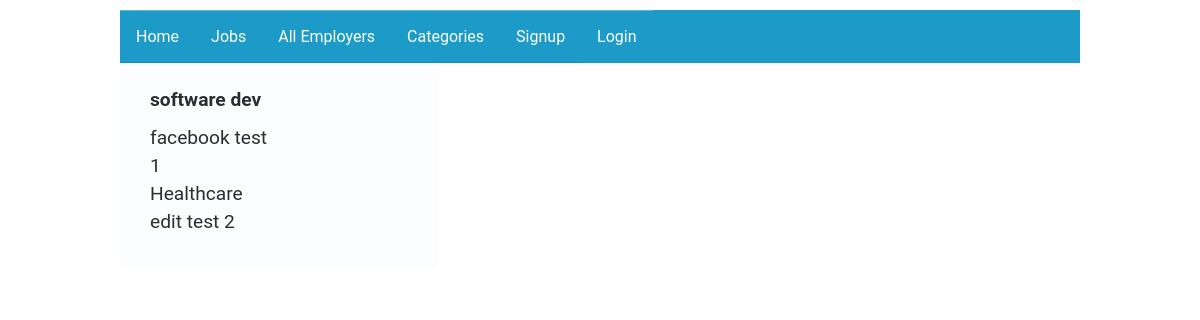
The app's page /job/48/view, older data.
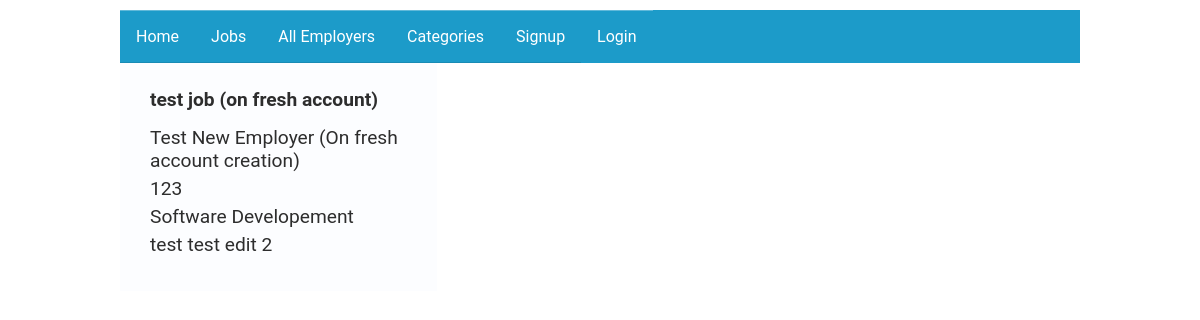
The same page, newer data.
### database_setup.py (models this page shows, shortened)
class Job(Base):
    __tablename__ = 'job'
    id = Column(Integer, primary_key=True)
    header = Column(String(80), nullable=False)
    description = Column(String(250))
    salary = Column(String(8))
    category_id = Column(Integer, ForeignKey('category.id'))
    category = relationship(Category)
    employer_id = Column(Integer, ForeignKey('employer.id'))
    employer = relationship(Employer)
    user_id = Column(Integer, ForeignKey('user.id'))
    user = relationship(User)

class Employer(Base):
    __tablename__ = 'employer'
    id = Column(Integer, primary_key=True)
    name = Column(String(250), nullable=False)
    user_id = Column(Integer, ForeignKey('user.id'))
    user = relationship(User)

class Category(Base):
    __tablename__ = 'category'
    id = Column(Integer, primary_key=True)
    name = Column(String(250))

### methods/job/viewJob.py (the view)
@routes.route('/job/<int:job_id>/view')
def viewJob(job_id):
    job = session.query(Job).filter_by(id=job_id).one()
    if permissions.EmployerAdminAndLoggedIn(job.employer_id) == True:
        return render_template('/job/viewJob.html', job=job)
    else:
        return render_template('/job/viewJobPublic.html', job=job)

### helpers/permissions.py (called while the page is built)
def EmployerAdminAndLoggedIn(employer_id):
    employer = session.query(
        Employer).filter_by(id=employer_id).one()
    creator = userMethods.getUserInfo(employer.user_id)
    if 'username' in login_session and creator.id == login_session['user_id']:
        return True
    else:
        return False

### methods/userMethods.py (called while the page is built)
def getUserInfo(user_id):
    user = session.query(User).filter_by(id=user_id).one()
    return user

### templates/job/viewJobPublic.html
{% extends "base.html" %}
{% set active_page = "jobs" %}
{% block content %}
<div class = 'gallery-item'>
	<h3>{{job.header}}</h3>
	<a href="{{ url_for('routes.viewEmployer', employer_id=job.employer.id)}}">
		<p>{{job.employer.name}}</p>
	</a>
	<p>{{job.salary}} </p>
	<a href="{{ url_for('routes.viewCategory', category_id=job.category.id)}}">
		<p>{{job.category.name}}</p>
	</a>
	<p>{{job.description}}</p>
</div>
{% endblock %}

Row changes from the older to the newer data that the page shows:
no longer on this page (row edited): Employer: employer.name "facebook test"
no longer on this page (row unchanged): Category: category.name "Healthcare"
changed Job: header "software dev" → "test job (on fresh account)"; salary "1" → "123"; description "edit test 2" → "test test edit 2"
now on this page (row edited): Employer: employer.name "Test New Employer (On fresh account creation)"
now on this page (row unchanged): Category: category.name "Software Developement"
